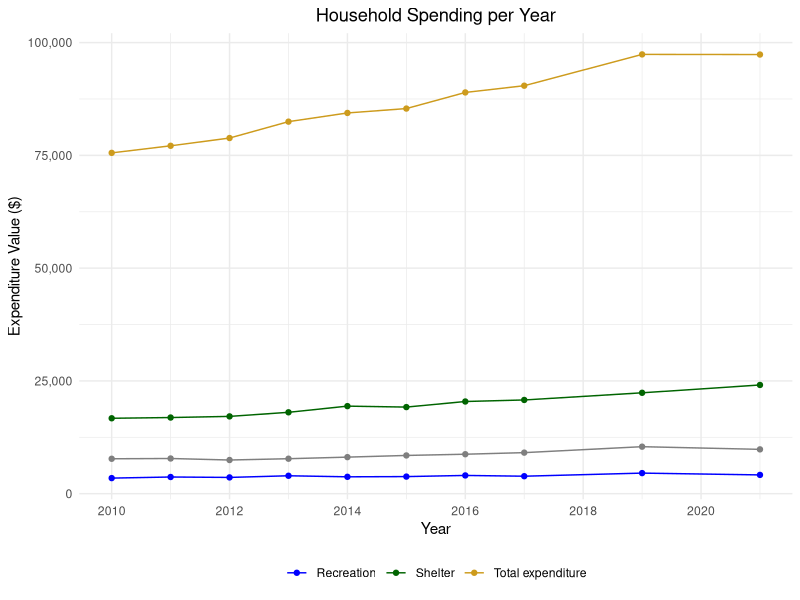
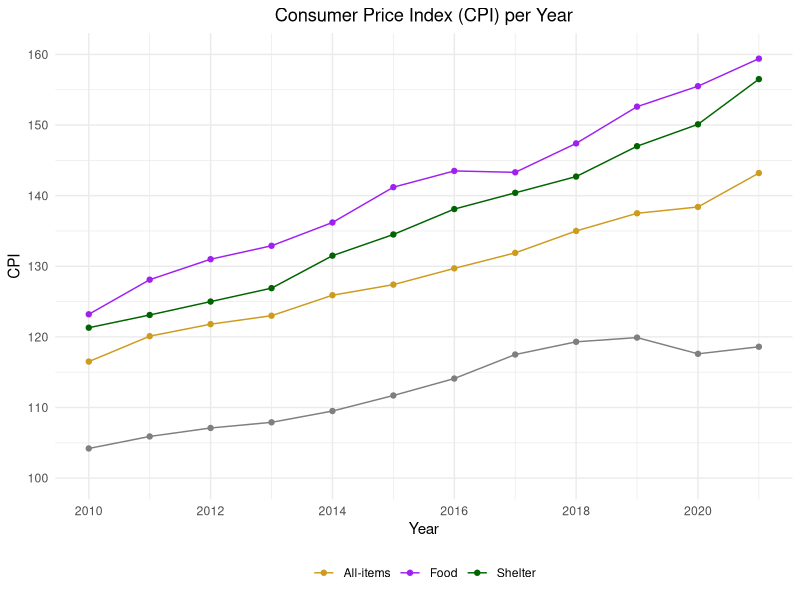
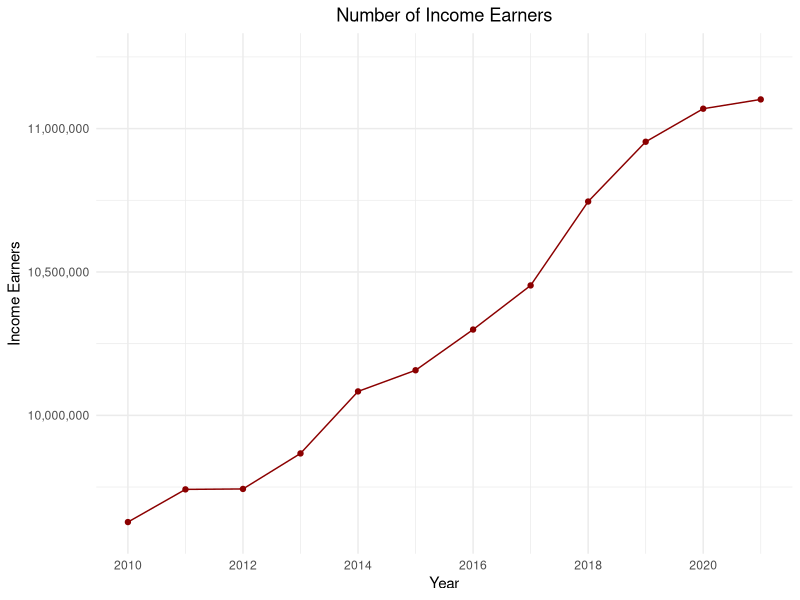

Source code (R) for these figures, in order: (Note: this script raises an error after producing the figures.)
#### Preamble ####
# Purpose: Creates graphs with filtered data that is included in the paper, useful for reproduction
# Author: Rahma Binth Mohammad
# Date: 11 February 2023 [...UPDATE THIS...]
# Contact: rahma.binthmohammad@mail.utoronto.ca
# License: MIT
# Pre-requisites: [...UPDATE THIS...]
# Any other information needed? [...UPDATE THIS...]

#### Workspace setup ####
library(tidyverse)
library(dplyr)
library(scales)

#### Load data ####
spending <- read.csv("data/analysis_data/spending.csv")

# Calculate summary statistics
spending_stats <- spending %>%
  group_by(expenditure_categories) %>%
  summarise(
    mean_value = mean(VALUE, na.rm = TRUE),
    median_value = median(VALUE, na.rm = TRUE),
    sd_value = sd(VALUE, na.rm = TRUE),
    .groups = 'drop'
  )

# Print summary statistics
print(spending_stats)

#### Load data ####
cpi <- read.csv("data/analysis_data/cpi.csv")

# Calculate summary statistics
cpi_stats <- cpi %>%
  group_by(product_groups) %>%
  summarise(
    mean_value = mean(VALUE, na.rm = TRUE),
    median_value = median(VALUE, na.rm = TRUE),
    sd_value = sd(VALUE, na.rm = TRUE),
    .groups = 'drop'
  )

# Print summary statistics
print(cpi_stats)

#### Load data ####
income <- read.csv("data/analysis_data/income.csv")

# Calculate and print summary statistics
# Only one category in data - "All persons with income"
summary(income$VALUE)

#Plot spending categories for the years
spending_colours <- c(
  "Total expenditure" = "goldenrod3", 
  "Food" = "purple",
  "Shelter" = "darkgreen",
  "Recreation" = "blue")
spending_n_year <- ggplot(spending, aes(x = Year, y = VALUE, color = expenditure_categories, group = expenditure_categories)) +
  geom_line() +
  geom_point() +
  labs(
    title = "Household Spending per Year",
    x = "Year",
    y = "Expenditure Value ($)"
  ) +
  theme_minimal() +
  theme(
    plot.title = element_text(hjust = 0.5),
    legend.position = "bottom") +
  scale_color_manual(values = spending_colours, name = NULL) +
  scale_x_continuous(
    breaks = seq(2010, 2021, by = 2)) +
  scale_y_continuous(
      labels = scales::comma
    )

print(spending_n_year)
#Plot CPI values for each category for each year
#Set colours so that it is easily comparible with spending data
cpi_colours <- c(
  "All-items" = "goldenrod3", 
  "Food" = "purple",
  "Shelter" = "darkgreen",
  "Recreation" = "blue")

cpi_n_year <- ggplot(cpi, aes(x = Year, y = VALUE, color = product_groups, group = product_groups)) +
  geom_line() +
  geom_point() +
  labs(
    title = "Consumer Price Index (CPI) per Year",
    x = "Year",
    y = "CPI",
  ) +
  theme_minimal() +
  theme(
    plot.title = element_text(hjust = 0.5), 
    legend.position = "bottom") +
  scale_color_manual(values = cpi_colours, name = NULL) +
  scale_x_continuous(
    breaks = seq(2010, 2021, by = 2)) +
  scale_y_continuous(
    breaks = seq(100, 160, by = 10),
    limits = c(100, 160)
  )

print(cpi_n_year)

#Plot the number of income earners against the year
ggplot(income, aes(x = Year, y = VALUE)) +
  geom_line(colour = "darkred") +
  geom_point(colour = "darkred") +
  labs(
    title = "Number of Income Earners",
    x = "Year",
    y = "Income Earners"
  ) +
  theme_minimal() +
  theme(
    plot.title = element_text(hjust = 0.5)) +
  scale_x_continuous(
    breaks = seq(2010, 2021, by = 2)) +
  scale_y_continuous(
    labels = scales::comma,
    limits = c(9600000, 11250000)
  )

#Plot spending against cpi
ggplot(total_ex_cpi, aes(x = cpi, y = expenditure, color = factor(Year))) +
  geom_point(size = 1) +
  geom_line(linewidth = 0.5, aes(group = 1)) +
  labs(
    x = "All-Items CPI",
    y = "Total Expenditure",
    color = "Year"
  ) +
  theme_minimal() +
  scale_color_viridis_d() +
  scale_x_continuous(
    limits = c(115, 145)) +
  scale_y_continuous(
    labels = scales::comma,
    limits = c(75000, 100000)
  )

ggplot(shelter_ex_cpi, aes(x = VALUE.x, y = VALUE.y, color = factor(Year))) +
  geom_point(size = 1) +
  geom_line(linewidth = 0.5,  aes(group = 1)) +
  labs(
    x = "Shelter CPI",
    y = "Shelter Expenditure",
    color = "Year"
  ) +
  theme_minimal() +
  scale_color_viridis_d() +
  scale_x_continuous(
    limits = c(120, 160)) +
  scale_y_continuous(
    labels = scales::comma,
    limits = c(16000, 25000)
  )

ggplot(food_ex_cpi, aes(x = VALUE.x, y = VALUE.y, color = factor(Year))) +
  geom_point(size = 1) +
  geom_line(linewidth = 0.5,  aes(group = 1)) +
  labs(
    x = "Food CPI",
    y = "Food Expenditure",
    color = "Year"
  ) +
  theme_minimal() +
  scale_color_viridis_d() +
  scale_x_continuous(
    limits = c(120, 160)) +
  scale_y_continuous(
    labels = scales::comma,
    limits = c(7000, 11000)
  )

ggplot(recreation_ex_cpi, aes(x = VALUE.x, y = VALUE.y, color = factor(Year))) +
  geom_point(size = 1) +
  geom_line(linewidth = 0.5, aes(group = 1)) +
  labs(
    x = "Recreation CPI",
    y = "Recreation Expenditure",
    color = "Year"
  ) +
  theme_minimal() +
  scale_color_viridis_d() +
  scale_y_continuous(
    labels = scales::comma
  )

# Plot with points and lines
ggplot(spending_n_income, aes(x = VALUE.x, y = VALUE.y, color = factor(Year))) +
  geom_point(size = 1) +
  geom_line(linewidth = 0.5, aes(group = 1)) + # Connect the points with a line
  labs(
    x = "Number of Income Earners",
    y = "Total Expenditure",
    color = "Year") +
  theme_minimal() +
  scale_color_viridis_d() +
  scale_x_continuous(
    labels = scales::comma) +
  scale_y_continuous(
    labels = scales::comma)

